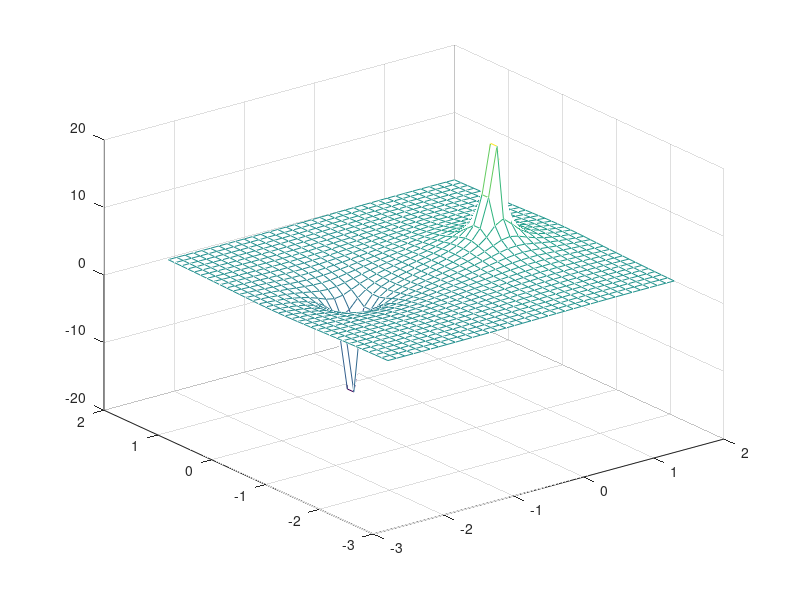

The MATLAB source for this figure:
clear; clf; hold off;
xa=-2.1:0.12:2;
ya=-2.1:0.12:2;
k=1.; q1=1; q2=-1;
x1=1; x2=-1
[x,y]=meshgrid(xa,ya);
z=k*q1./sqrt((x-x1).^2+y.^2)+k*q2./sqrt((x-x2).^2+y.^2);
mesh(x,y,z)
